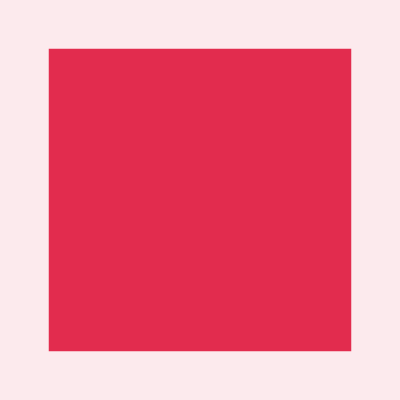
Frame 1 (no input)
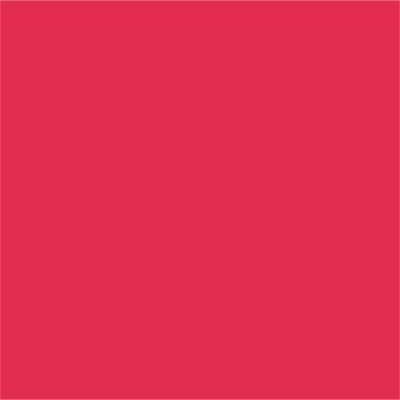
Frame 60 (no input)
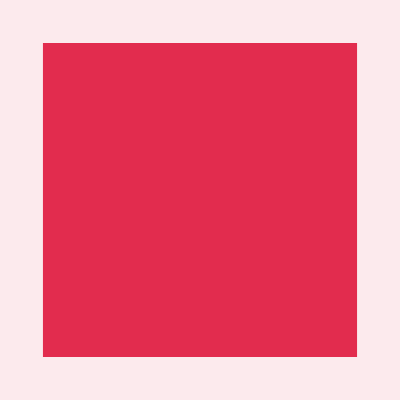
Frame 120 (the mouse pressed at the canvas centre since frame 60)

The p5.js sketch that drew these frames (run headless with seeded random() and noise() and a simulated clock; from frame 60 on, the mouse is pressed at the canvas centre):

// p5.js sketch
// ── sketch.js
let size = 0;

function setup() {
  createCanvas(400, 400);
  rectMode(CENTER);
}

function draw() {
  size = map(sin(frameCount * 0.025), -1, 1, width / 2, width);

  background(252, 234, 237);
  noStroke();
  fill(226, 44, 78);
  rect(width / 2, height / 2, size, size);
}
